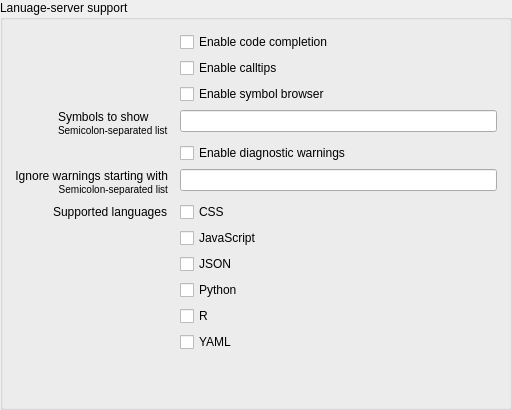
<?xml version="1.0" encoding="UTF-8"?>
<ui version="4.0">
 <class>Form</class>
 <widget class="QWidget" name="Form">
  <property name="geometry">
   <rect>
    <x>0</x>
    <y>0</y>
    <width>512</width>
    <height>410</height>
   </rect>
  </property>
  <property name="windowTitle">
   <string>Form</string>
  </property>
  <layout class="QVBoxLayout" name="verticalLayout">
   <property name="spacing">
    <number>18</number>
   </property>
   <property name="leftMargin">
    <number>0</number>
   </property>
   <property name="topMargin">
    <number>0</number>
   </property>
   <property name="rightMargin">
    <number>0</number>
   </property>
   <property name="bottomMargin">
    <number>0</number>
   </property>
   <item>
    <widget class="QGroupBox" name="groupbox_behavior">
     <property name="title">
      <string>Lanuage-server support</string>
     </property>
     <layout class="QFormLayout" name="formLayout">
      <property name="labelAlignment">
       <set>Qt::AlignRight|Qt::AlignTrailing|Qt::AlignVCenter</set>
      </property>
      <property name="horizontalSpacing">
       <number>12</number>
      </property>
      <property name="leftMargin">
       <number>12</number>
      </property>
      <property name="topMargin">
       <number>12</number>
      </property>
      <property name="rightMargin">
       <number>12</number>
      </property>
      <property name="bottomMargin">
       <number>12</number>
      </property>
      <item row="0" column="1">
       <widget class="QCheckBox" name="cfg_lsp_code_completion">
        <property name="text">
         <string>Enable code completion</string>
        </property>
       </widget>
      </item>
      <item row="1" column="1">
       <widget class="QCheckBox" name="cfg_lsp_calltips">
        <property name="text">
         <string>Enable calltips</string>
        </property>
       </widget>
      </item>
      <item row="2" column="1">
       <widget class="QCheckBox" name="cfg_lsp_symbols">
        <property name="text">
         <string>Enable symbol browser</string>
        </property>
       </widget>
      </item>
      <item row="3" column="0">
       <widget class="QLabel" name="label">
        <property name="text">
         <string>Symbols to show&lt;br /&gt;
&lt;small&gt;Semicolon-separated list&lt;/small&gt;</string>
        </property>
       </widget>
      </item>
      <item row="3" column="1">
       <widget class="QLineEdit" name="cfg_lsp_symbols_kind"/>
      </item>
      <item row="4" column="1">
       <widget class="QCheckBox" name="cfg_lsp_diagnostics">
        <property name="text">
         <string>Enable diagnostic warnings</string>
        </property>
       </widget>
      </item>
      <item row="5" column="0">
       <widget class="QLabel" name="label_pep8_ignore">
        <property name="text">
         <string>Ignore warnings starting with&lt;br /&gt;&lt;small&gt;Semicolon-separated list&lt;/small&gt;</string>
        </property>
        <property name="alignment">
         <set>Qt::AlignRight|Qt::AlignTrailing|Qt::AlignVCenter</set>
        </property>
        <property name="openExternalLinks">
         <bool>true</bool>
        </property>
       </widget>
      </item>
      <item row="5" column="1">
       <widget class="QLineEdit" name="cfg_lsp_diagnostics_ignore"/>
      </item>
      <item row="6" column="0">
       <widget class="QLabel" name="label_2">
        <property name="text">
         <string>Supported languages</string>
        </property>
       </widget>
      </item>
      <item row="6" column="1">
       <widget class="QCheckBox" name="cfg_lsp_enable_css">
        <property name="text">
         <string>CSS</string>
        </property>
       </widget>
      </item>
      <item row="9" column="1">
       <widget class="QCheckBox" name="cfg_lsp_enable_python">
        <property name="text">
         <string>Python</string>
        </property>
       </widget>
      </item>
      <item row="10" column="1">
       <widget class="QCheckBox" name="cfg_lsp_enable_r">
        <property name="text">
         <string>R</string>
        </property>
       </widget>
      </item>
      <item row="11" column="1">
       <widget class="QCheckBox" name="cfg_lsp_enable_yaml">
        <property name="text">
         <string>YAML</string>
        </property>
       </widget>
      </item>
      <item row="8" column="1">
       <widget class="QCheckBox" name="cfg_lsp_enable_json">
        <property name="text">
         <string>JSON</string>
        </property>
       </widget>
      </item>
      <item row="7" column="1">
       <widget class="QCheckBox" name="cfg_lsp_enable_typescript">
        <property name="text">
         <string>JavaScript</string>
        </property>
       </widget>
      </item>
     </layout>
    </widget>
   </item>
  </layout>
 </widget>
 <resources/>
 <connections>
  <connection>
   <sender>cfg_lsp_symbols</sender>
   <signal>toggled(bool)</signal>
   <receiver>cfg_lsp_diagnostics_ignore</receiver>
   <slot>setEnabled(bool)</slot>
   <hints>
    <hint type="sourcelabel">
     <x>394</x>
     <y>560</y>
    </hint>
    <hint type="destinationlabel">
     <x>394</x>
     <y>592</y>
    </hint>
   </hints>
  </connection>
  <connection>
   <sender>cfg_lsp_symbols</sender>
   <signal>toggled(bool)</signal>
   <receiver>label_pep8_ignore</receiver>
   <slot>setEnabled(bool)</slot>
   <hints>
    <hint type="sourcelabel">
     <x>394</x>
     <y>560</y>
    </hint>
    <hint type="destinationlabel">
     <x>92</x>
     <y>595</y>
    </hint>
   </hints>
  </connection>
 </connections>
</ui>
